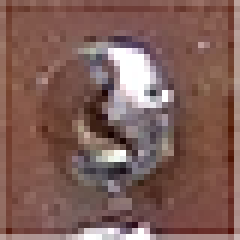
#> input picture training/Soldas_pouca/pouca.png, 40 x 40 px (shown 6 times larger)
$ python soldasRotBase.py
#> lines starting #> are read from the running program, lines starting #| are printed output that depends on the picture
import numpy as np
import cv2 as cv
import random

def colorjitter(img, cj_type):
    '''
    ### Different Color Jitter ###
    img: image
    cj_type: {b: brightness, s: saturation, c: constast}

    '''
    if cj_type == "b":
        # value = random.randint(-50, 50)
        value = np.random.choice(np.array([-50, -40, -30, 30, 40, 50]))
        hsv = cv.cvtColor(img, cv.COLOR_BGR2HSV)
        h, s, v = cv.split(hsv)
        if value >= 0:
            lim = 255 - value
            v[v > lim] = 255
            v[v <= lim] += value
        else:
            lim = np.absolute(value)
            v[v < lim] = 0
            v[v >= lim] -= np.absolute(value)

        final_hsv = cv.merge((h, s, v))
        img = cv.cvtColor(final_hsv, cv.COLOR_HSV2BGR)
        return img

    elif cj_type == "s":
        # value = random.randint(-50, 50)
        value = np.random.choice(np.array([-50, -40, -30, 30, 40, 50]))
        hsv = cv.cvtColor(img, cv.COLOR_BGR2HSV)
        h, s, v = cv.split(hsv)
        if value >= 0:
            lim = 255 - value
            s[s > lim] = 255
            s[s <= lim] += value
        else:
            lim = np.absolute(value)
            s[s < lim] = 0
            s[s >= lim] -= np.absolute(value)

        final_hsv = cv.merge((h, s, v))
        img = cv.cvtColor(final_hsv, cv.COLOR_HSV2BGR)
        return img

    elif cj_type == "c":
        brightness = 10
        contrast = random.randint(40, 100)
        dummy = np.int16(img)
        dummy = dummy * (contrast/127+1) - contrast + brightness
        dummy = np.clip(dummy, 0, 255)
        img = np.uint8(dummy)
        return img

def noisy(img, noise_type):
    '''
    ### Adding Noise ###
    img: image
    cj_type: {gauss: gaussian, sp: salt & pepper}
    '''
    if noise_type == "gauss":
        image=img.copy()
        mean=0
        st=0.7
        gauss = np.random.normal(mean,st,image.shape)
        gauss = gauss.astype('uint8')
        image = cv.add(image,gauss)
        return image

    elif noise_type == "sp":
        image=img.copy()
        prob = 0.05
        if len(image.shape) == 2:
            black = 0
            white = 255
        else:
            colorspace = image.shape[2]
            if colorspace == 3:  # RGB
                black = np.array([0, 0, 0], dtype='uint8')
                white = np.array([255, 255, 255], dtype='uint8')
            else:  # RGBA
                black = np.array([0, 0, 0, 255], dtype='uint8')
                white = np.array([255, 255, 255, 255], dtype='uint8')
        probs = np.random.random(image.shape[:2])
        image[probs < (prob / 2)] = black
        image[probs > 1 - (prob / 2)] = white
        return image

def rotaImagem(imagem, cont = 1):
    nome = "Solda_"
    altura, largura = imagem.shape[:2]
    ponto = (largura / 2, altura / 2) #ponto no centro da figura
    flipImage = cv.flip(imagem, 0)
    cont += 1
    nameFile = nome + str(cont) + ".png"
    print(nameFile)
    cv.imwrite(nameFile, flipImage)
    flipImage = cv.flip(imagem, 1)
    cont += 1
    nameFile = nome + str(cont) + ".png"
    print(nameFile)
    cv.imwrite(nameFile, flipImage)
    flipImage = cv.flip(imagem, -1)
    cont += 1
    nameFile = nome + str(cont) + ".png"
    print(nameFile)
    cv.imwrite(nameFile, flipImage)
    rotaçoes = [30, 45, 60, 120, 135, 150, 210, 225, 240, 300, 315, 330]
    for ang in rotaçoes:
        print(ang)
        rotacao = cv.getRotationMatrix2D(ponto, ang, 1.0)
        rotImg = cv.warpAffine(imagem, rotacao, (largura, altura),
                                flags= cv.INTER_CUBIC,
                                borderMode=cv.BORDER_REPLICATE)
        cont += 1
        nameFile = nome + str(cont) + ".png"
        print(nameFile)
        cv.imwrite(nameFile, rotImg)
    return cont

def aumentation(imagem, nome = "Solda_", cont = 1):

    img = cv.medianBlur(imagem, 3) # Add median filter to image
    cont += 1
    nameFile = nome + str(cont) + ".png"
    cv.imwrite(nameFile, img)

    img = cv.blur(imagem,(3,3))
    cont += 1
    nameFile = nome + str(cont) + ".png"
    cv.imwrite(nameFile, img)

    img = cv.blur(imagem,(5,5))
    cont += 1
    nameFile = nome + str(cont) + ".png"
    cv.imwrite(nameFile, img)

    img = cv.GaussianBlur(imagem,(3,3),0)
    cont += 1
    nameFile = nome + str(cont) + ".png"
    cv.imwrite(nameFile, img)

    img = cv.GaussianBlur(imagem,(5,5),0)
    cont += 1
    nameFile = nome + str(cont) + ".png"
    cv.imwrite(nameFile, img)

    for i in range(5):
        img = colorjitter(imagem, "b")
        cont += 1
        nameFile = nome + str(cont) + ".png"
        cv.imwrite(nameFile, img)

    for i in range(5):
        img = colorjitter(imagem, "s")
        cont += 1
        nameFile = nome + str(cont) + ".png"
        cv.imwrite(nameFile, img)

    for i in range(5):
        img = colorjitter(imagem, "c")
        cont += 1
        nameFile = nome + str(cont) + ".png"
        cv.imwrite(nameFile, img)

    for i in range(5):
        img = noisy(imagem, "gauss")
        cont += 1
        nameFile = nome + str(cont) + ".png"
        cv.imwrite(nameFile, img)

    for i in range(5):
        img = noisy(imagem, "sp")
        cont += 1
        nameFile = nome + str(cont) + ".png"
        cv.imwrite(nameFile, img)

    return cont

def main():
    imagem = cv.imread("pouca.png")
#> imagem is the input picture: shape (40, 40, 3); mean B, G, R 88, 94.6, 127.7
    print (imagem.shape)
#| (40, 40, 3)
    altura, largura = imagem.shape[:2]
#> altura = 40; largura = 40
    # Gravando a imagem original
    nome = "Solda_"
    cv.imwrite("Solda_1.png", imagem)

    #Criando um conjunto de imagens por rotaçao e espelhamento
    cont = 1
    cont = rotaImagem(imagem, cont)
#> after the loop in rotaImagem, `for ang in rotaçoes:`: cont = 16
#> cont = 16
    #Criando um conjunto de imgens por translação
    transla = np.float32([[1, 0, 8],[0, 1, 0]])
    traImg = cv.warpAffine(imagem, transla, (largura, altura),
                        flags= cv.INTER_CUBIC,
                        borderMode=cv.BORDER_WRAP)

    cont += 1
#> cont = 17
    nameFile = nome + str(cont) + ".png"
#> nameFile = 'Solda_17.png'
    print(nameFile)
#| Solda_17.png
    cv.imwrite(nameFile, traImg)
    cont = rotaImagem(traImg, cont)
#| Solda_18.png
#| Solda_19.png
#| Solda_20.png
#> the loop in rotaImagem (call 2), `for ang in rotaçoes:` made 12 passes
#> (rotacao, nameFile) on passes 1 to 10: ([[0.866, 0.5, -7.32], [-0.5, 0.866, 12.68]], 'Solda_21.png'), ([[0.707, 0.707, -8.28], [-0.707, 0.707, 20]], 'Solda_22.png'), ([[0.5, 0.866, -7.32], [-0.866, 0.5, 27.32]], 'Solda_23.png'), ([[-0.5, 0.866, 12.68], [-0.866, -0.5, 47.32]], 'Solda_24.png'), ([[-0.707, 0.707, 20], [-0.707, -0.707, 48.28]], 'Solda_25.png'), ([[-0.866, 0.5, 27.32], [-0.5, -0.866, 47.32]], 'Solda_26.png'), ([[-0.866, -0.5, 47.32], [0.5, -0.866, 27.32]], 'Solda_27.png'), ([[-0.707, -0.707, 48.28], [0.707, -0.707, 20]], 'Solda_28.png'), ([[-0.5, -0.866, 47.32], [0.866, -0.5, 12.68]], 'Solda_29.png'), ([[0.5, -0.866, 27.32], [0.866, 0.5, -7.32]], 'Solda_30.png')
#| Solda_21.png
#| Solda_22.png
#| Solda_23.png
#| Solda_24.png
#| Solda_25.png
#| Solda_26.png
#| Solda_27.png
#| Solda_28.png
#> (further printed lines are left out)
#> cont = 32
    transla = np.float32([[1, 0, -8],[0, 1, 0]])
    traImg = cv.warpAffine(imagem, transla, (largura, altura),
                        flags= cv.INTER_CUBIC,
                        borderMode=cv.BORDER_WRAP)
    cont += 1
#> cont = 33
    nameFile = nome + str(cont) + ".png"
#> nameFile = 'Solda_33.png'
    print(nameFile)
#| Solda_33.png
    cv.imwrite(nameFile, traImg)
    cont = rotaImagem(traImg, cont)
#| Solda_34.png
#| Solda_35.png
#| Solda_36.png
#> cont = 48
    transla = np.float32([[1, 0, 0],[0, 1, 8]])
    traImg = cv.warpAffine(imagem, transla, (largura, altura),
                        flags= cv.INTER_CUBIC,
                        borderMode=cv.BORDER_WRAP)
    cont += 1
#> cont = 49
    nameFile = nome + str(cont) + ".png"
#> nameFile = 'Solda_49.png'
    print(nameFile)
#| Solda_49.png
    cv.imwrite(nameFile, traImg)
    cont = rotaImagem(traImg, cont)
#| Solda_50.png
#| Solda_51.png
#| Solda_52.png
#> cont = 64
    transla = np.float32([[1, 0, 0],[0, 1, -8]])
    traImg = cv.warpAffine(imagem, transla, (largura, altura),
                        flags= cv.INTER_CUBIC,
                        borderMode=cv.BORDER_WRAP)
    cv.imwrite("Solda_65.png", traImg)
    cont += 1
#> cont = 65
    nameFile = nome + str(cont) + ".png"
#> nameFile = 'Solda_65.png'
    print(nameFile)
#| Solda_65.png
    cv.imwrite(nameFile, traImg)
    cont = rotaImagem(traImg, cont)
#| Solda_66.png
#| Solda_67.png
#| Solda_68.png
#> cont = 80
    traImg = cv.warpAffine(imagem, transla, (largura, altura),
                        flags= cv.INTER_CUBIC,
                        borderMode=cv.BORDER_WRAP)
    cont += 1
#> cont = 81
    nameFile = nome + str(cont) + ".png"
#> nameFile = 'Solda_81.png'
    print(nameFile)
#| Solda_81.png
    cv.imwrite(nameFile, traImg)
    cont = rotaImagem(traImg, cont)
#| Solda_82.png
#| Solda_83.png
#| Solda_84.png
#> cont = 96
    transla = np.float32([[1, 0, -8],[0, 1, 8]])
    traImg = cv.warpAffine(imagem, transla, (largura, altura),
                        flags= cv.INTER_CUBIC,
                        borderMode=cv.BORDER_WRAP)
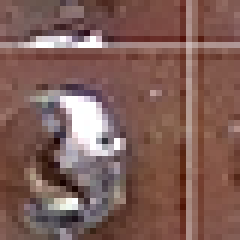
#> traImg: shape (40, 40, 3) (shown 6 times larger); mean B, G, R 88, 94.6, 127.7
    cont += 1
#> cont = 97
    nameFile = nome + str(cont) + ".png"
#> nameFile = 'Solda_97.png'
    print(nameFile)
#| Solda_97.png
    cv.imwrite(nameFile, traImg)
    cont = rotaImagem(traImg, cont)
#| Solda_98.png
#| Solda_99.png
#| Solda_100.png
#> cont = 112
    transla = np.float32([[1, 0, 8],[0, 1, -8]])
    traImg = cv.warpAffine(imagem, transla, (largura, altura),
                        flags= cv.INTER_CUBIC,
                        borderMode=cv.BORDER_WRAP)
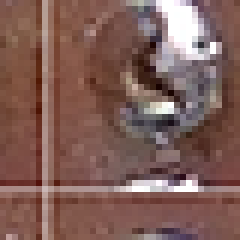
#> traImg: shape (40, 40, 3) (shown 6 times larger); mean B, G, R 88, 94.6, 127.7
    cont += 1
#> cont = 113
    nameFile = nome + str(cont) + ".png"
#> nameFile = 'Solda_113.png'
    print(nameFile)
#| Solda_113.png
    cv.imwrite(nameFile, traImg)
    cont = rotaImagem(traImg, cont)
#> in rotaImagem (call 8), `flipImage = cv.flip(imagem, 0)`:
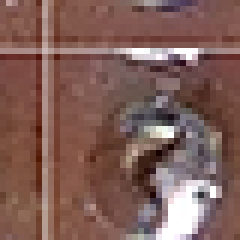
#> flipImage: shape (40, 40, 3) (shown 6 times larger); mean B, G, R 88, 94.6, 127.7
#> in rotaImagem (call 8), `cont += 1`: cont = 114
#> in rotaImagem (call 8), `nameFile = nome + str(cont) + ".png"`: nameFile = 'Solda_114.png'
#| Solda_114.png
#> in rotaImagem (call 8), `flipImage = cv.flip(imagem, 1)`:
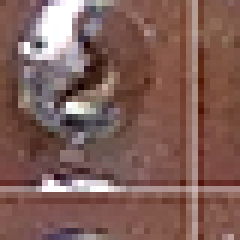
#> flipImage: shape (40, 40, 3) (shown 6 times larger); mean B, G, R 88, 94.6, 127.7
#> in rotaImagem (call 8), `cont += 1`: cont = 115
#> in rotaImagem (call 8), `nameFile = nome + str(cont) + ".png"`: nameFile = 'Solda_115.png'
#| Solda_115.png
#> in rotaImagem (call 8), `flipImage = cv.flip(imagem, -1)`:
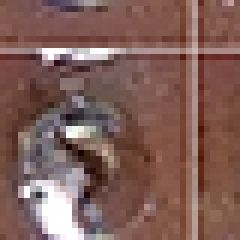
#> flipImage: shape (40, 40, 3) (shown 6 times larger); mean B, G, R 88, 94.6, 127.7
#> in rotaImagem (call 8), `cont += 1`: cont = 116
#> in rotaImagem (call 8), `nameFile = nome + str(cont) + ".png"`: nameFile = 'Solda_116.png'
#| Solda_116.png
#> the loop in rotaImagem (call 8), `for ang in rotaçoes:` made 12 passes
#> (rotacao, nameFile) on passes 1 to 10: ([[0.866, 0.5, -7.32], [-0.5, 0.866, 12.68]], 'Solda_117.png'), ([[0.707, 0.707, -8.28], [-0.707, 0.707, 20]], 'Solda_118.png'), ([[0.5, 0.866, -7.32], [-0.866, 0.5, 27.32]], 'Solda_119.png'), ([[-0.5, 0.866, 12.68], [-0.866, -0.5, 47.32]], 'Solda_120.png'), ([[-0.707, 0.707, 20], [-0.707, -0.707, 48.28]], 'Solda_121.png'), ([[-0.866, 0.5, 27.32], [-0.5, -0.866, 47.32]], 'Solda_122.png'), ([[-0.866, -0.5, 47.32], [0.5, -0.866, 27.32]], 'Solda_123.png'), ([[-0.707, -0.707, 48.28], [0.707, -0.707, 20]], 'Solda_124.png'), ([[-0.5, -0.866, 47.32], [0.866, -0.5, 12.68]], 'Solda_125.png'), ([[0.5, -0.866, 27.32], [0.866, 0.5, -7.32]], 'Solda_126.png')
#| Solda_117.png
#| Solda_118.png
#| Solda_119.png
#| Solda_120.png
#| Solda_121.png
#| Solda_122.png
#| Solda_123.png
#| Solda_124.png
#> (further printed lines are left out)
#> pass 1, in rotaImagem (call 8), `rotImg = cv.warpAffine(imagem, rotacao, (largura, altura), flags= cv.I..`:
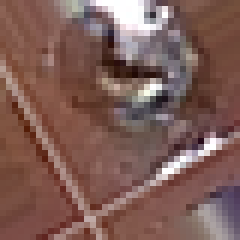
#> rotImg: shape (40, 40, 3) (shown 6 times larger); mean B, G, R 86.8, 93.5, 126.1
#> pass 2, in rotaImagem (call 8), `rotImg = cv.warpAffine(imagem, rotacao, (largura, altura), flags= cv.I..`:
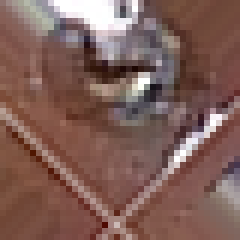
#> rotImg: shape (40, 40, 3) (shown 6 times larger); mean B, G, R 88.1, 95.2, 127.4
#> after the loop in rotaImagem (call 8), `for ang in rotaçoes:`: cont = 128
#> cont = 128
    transla = np.float32([[1, 0, -8],[0, 1, -8]])
    traImg = cv.warpAffine(imagem, transla, (largura, altura),
                        flags= cv.INTER_CUBIC,
                        borderMode=cv.BORDER_WRAP)
    cont += 1
#> cont = 129
    nameFile = nome + str(cont) + ".png"
#> nameFile = 'Solda_129.png'
    print(nameFile)
#| Solda_129.png
    cv.imwrite(nameFile, traImg)
    cont = rotaImagem(traImg, cont)
#| Solda_130.png
#| Solda_131.png
#| Solda_132.png
#> cont = 144
    for i in range(1,cont+1):
        inFile = "Solda_" + str(i) + ".png"
#> inFile = 'Solda_1.png'
        print(inFile)
#| Solda_1.png
        imagem = cv.imread(inFile)
        cont = aumentation(imagem, "Solda_", cont)
#> in aumentation, `cont += 1`: cont = 145
#> in aumentation, `nameFile = nome + str(cont) + ".png"`: nameFile = 'Solda_145.png'
#> in aumentation, `cont += 1`: cont = 146
#> in aumentation, `nameFile = nome + str(cont) + ".png"`: nameFile = 'Solda_146.png'
#> in aumentation, `cont += 1`: cont = 147
#> in aumentation, `nameFile = nome + str(cont) + ".png"`: nameFile = 'Solda_147.png'
#> in aumentation, `cont += 1`: cont = 148
#> in aumentation, `nameFile = nome + str(cont) + ".png"`: nameFile = 'Solda_148.png'
#> in aumentation, `cont += 1`: cont = 149
#> in aumentation, `nameFile = nome + str(cont) + ".png"`: nameFile = 'Solda_149.png'
#> the loop in aumentation, `for i in range(5):` made 5 passes
#> nameFile on passes 1 to 5: 'Solda_150.png', 'Solda_151.png', 'Solda_152.png', 'Solda_153.png', 'Solda_154.png'
#> after the loop in aumentation, `for i in range(5):`: cont = 154
#> the loop in aumentation, `for i in range(5):` made 5 passes
#> nameFile on passes 1 to 5: 'Solda_155.png', 'Solda_156.png', 'Solda_157.png', 'Solda_158.png', 'Solda_159.png'
#> after the loop in aumentation, `for i in range(5):`: cont = 159
#> the loop in aumentation, `for i in range(5):` made 5 passes
#> nameFile on passes 1 to 5: 'Solda_160.png', 'Solda_161.png', 'Solda_162.png', 'Solda_163.png', 'Solda_164.png'
#> after the loop in aumentation, `for i in range(5):`: cont = 164
#> the loop in aumentation, `for i in range(5):` made 5 passes
#> nameFile on passes 1 to 5: 'Solda_165.png', 'Solda_166.png', 'Solda_167.png', 'Solda_168.png', 'Solda_169.png'
#> after the loop in aumentation, `for i in range(5):`: cont = 169
#> the loop in aumentation, `for i in range(5):` made 5 passes
#> nameFile on passes 1 to 5: 'Solda_170.png', 'Solda_171.png', 'Solda_172.png', 'Solda_173.png', 'Solda_174.png'
#> after the loop in aumentation, `for i in range(5):`: cont = 174
#> cont = 174


if __name__ == "__main__":
    main()
